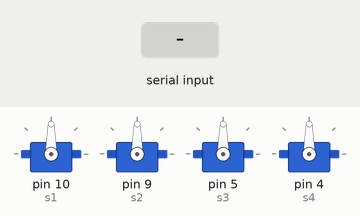
Simulated run of this sketch. Board: Arduino Uno, built with avr-gcc and run on an emulated ATmega328P. On the bench: 4 × servo. Inputs (shaded band) come from the test bench.

Above: at 1.2 s.
1.3 s: "30,150\n" received over Serial
At 2.9 s:
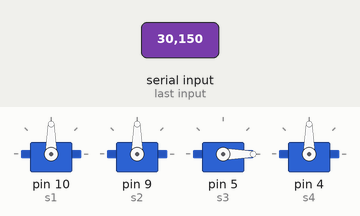
3.8 s: "1\n" received over Serial
At 5.8 s:
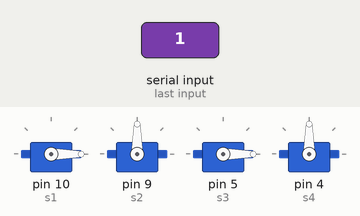
6.3 s: "2\n" received over Serial
At 7.7 s:
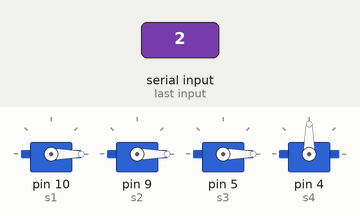
8.8 s: "4\n" received over Serial
At 10.8 s:
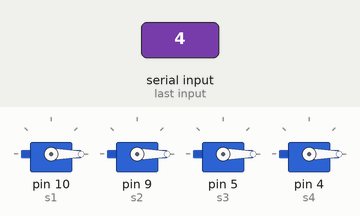
11.3 s: "1,90\n" received over Serial
At 12.8 s:
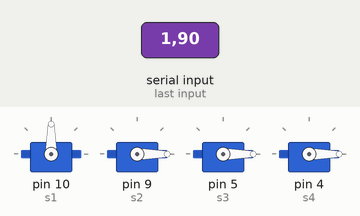
Timing chart, 0 to 14.3 s (numbered marks = the images above; inputs shaded):
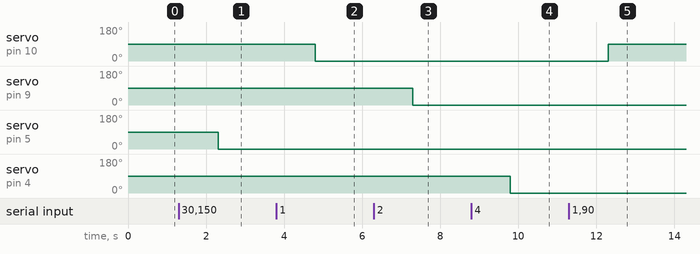

Measured:
- after the input at 1.3 s, servo on pin 5 (s3): 90° → 0° after 1.0 s
- after the input at 3.8 s, servo on pin 10 (s1): 90° → 0° after 1.0 s
- after the input at 6.3 s, servo on pin 9 (s2): 90° → 0° after 1.0 s
- after the input at 8.8 s, servo on pin 4 (s4): 90° → 0° after 1.0 s
- after the input at 11.3 s, servo on pin 10 (s1): 0° → 90° after 1.0 s

The sketch:

voice_control.ino
```cpp
/**
 * Name: meArm voice control
 * Purpose: enable voice control for meArm robot.
 *
 * @author Diego Romeo
 * @version 1.0 24/04/2022
 */

#include <Servo.h>

Servo s1;
Servo s2;
Servo s3;
Servo s4;

int angle1;
int angle2;
int angle3;
int angle4;

const int BUFFER_SIZE = 100;
char buf[BUFFER_SIZE];

/**
 * Rotates a given servo motor by a given angle.
 *
 * @param input A String containing the indicative number of the servo (1, 2, 3, 4)
 * and the angle to which it has to rotate.
 */
void voiceControl(String input)
{
  int servo = String(input.charAt(0)).toInt();
  int angle = input.substring(2).toInt();

  switch (servo)
  {
  case 1:
    s1.write(angle);
    break;
  case 2:
    s2.write(angle);
    break;
  case 3:
    s3.write(angle);
    break;
  case 4:
    s4.write(angle);
    break;
  default:
    break;
  }
}

/**
 * Get input from user.
 *
 * @param message The message to display on the Serial Monitor.
 */
String getInput()
{
  while (Serial.available() == 0) {};
  String input = Serial.readStringUntil("\n");

  return input;
}

void setup() {
  Serial.begin(9600);

  s1.attach(10);
  s2.attach(9);
  s3.attach(5);
  s4.attach(4);
}

void loop() {
  String input = getInput();
  voiceControl(input);
}
```
